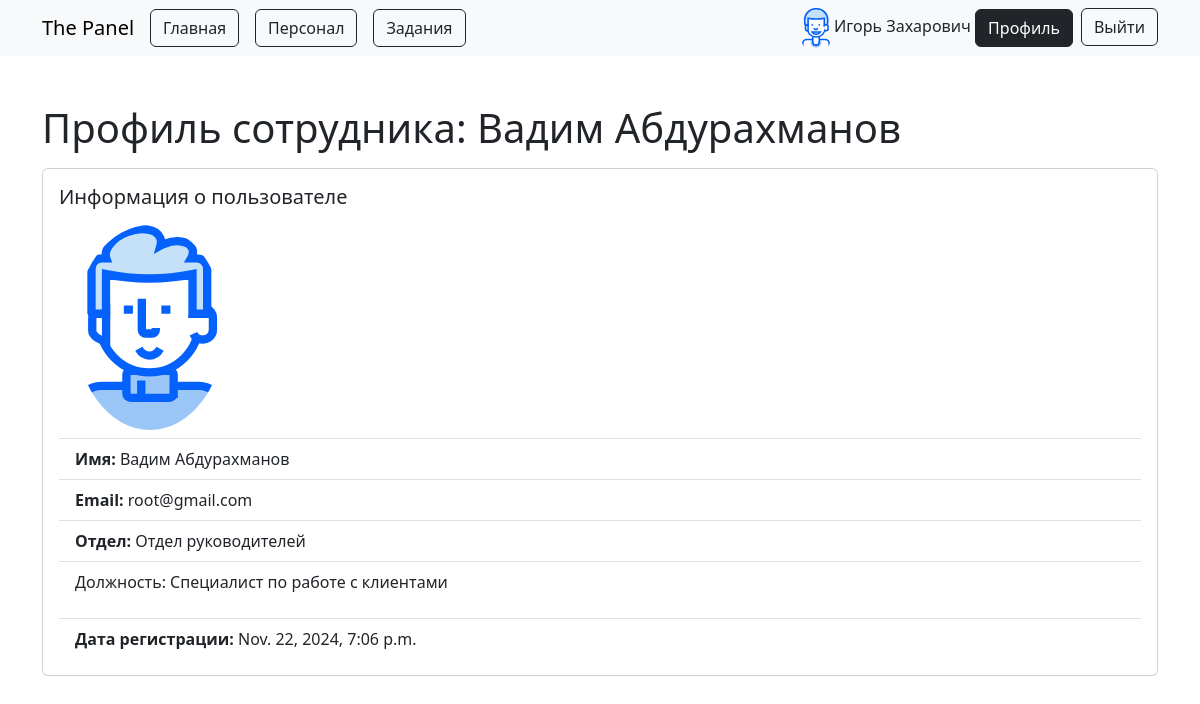
The app's page /profile/1/ (signed in) with its own data.
### users/models.py (models this page shows)
class User(AbstractUser):
    GENDER_CHOICES = (
        ('Мужчина', 'Мужчина'),
        ('Женщина', 'Женщина'),
    )
    SHIFT_CHOICES = (
        ('Дневная смена', 'Дневная смена'),
        ('Вечерняя смена', 'Вечерняя смена'),
        ('Ночная смена', 'Ночная смена'),
        ('Сменный график', 'Сменный график'),
        ('Скользящий график', 'Скользящий график'),
        ('Половинная смена', 'Половинная смена'),
        ('Гибкий график', 'Гибкий график'),
        ('Ротационная смена', 'Ротационная смена'),
    )
    POSITION_CHOICES = (
        ('Руководитель отдела корпоративных финансов', 'Руководитель отдела корпоративных финансов'),
        ('Менеджер по слияниям и поглощениям', 'Менеджер по слияниям и поглощениям'),
        ('Финансовый аналитик', 'Финансовый аналитик'),
        ('Специалист по оценке бизнеса', 'Специалист по оценке бизнеса'),
        ('Специалист по структурированию сделок', 'Специалист по структурированию сделок'),
        ('Специалист по финансовому моделированию', 'Специалист по финансовому моделированию'),
        ('Руководитель отдела инвестиционного банкинга', 'Руководитель отдела инвестиционного банкинга'),
        ('Аналитик по инвестиционному банкингу', 'Аналитик по инвестиционному банкингу'),
        ('Менеджер по работе с клиентами', 'Менеджер по работе с клиентами'),
        ('Специалист по рынку капитала', 'Специалист по рынку капитала'),
        ('Специалист по IPO', 'Специалист по IPO'),
        ('Специалист по структурированным финансовым продуктам', 'Специалист по структурированным финансовым продуктам'),
        ('Руководитель отдела управления активами', 'Руководитель отдела управления активами'),
        ('Портфельный менеджер', 'Портфельный менеджер'),
        ('Аналитик по инвестициям', 'Аналитик по инвестициям'),
        ('Специалист по риск-менеджменту', 'Специалист по риск-менеджменту'),
        ('Специалист по финансовому планированию', 'Специалист по финансовому планированию'),
        ('Специалист по работе с клиентами', 'Специалист по работе с клиентами'),
        ('Руководитель отдела частного банкинга', 'Руководитель отдела частного банкинга'),
        ('Частный банкир', 'Частный банкир'),
        ('Специалист по финансовому планированию', 'Специалист по финансовому планированию'),
        ('Специалист по инвестициям', 'Специалист по инвестициям'),
        ('Специалист по кредитованию', 'Специалист по кредитованию'),
        ('Менеджер по работе с клиентами', 'Менеджер по работе с клиентами'),
        ('Руководитель отдела риск-менеджмента', 'Руководитель отдела риск-менеджмента'),
        ('Менеджер по управлению рисками', 'Менеджер по управлению рисками'),
        ('Специалист по кредитному риску', 'Специалист по кредитному риску'),
        ('Специалист по рыночному риску', 'Специалист по рыночному риску'),
        ('Специалист по операционному риску', 'Специалист по операционному риску'),
        ('Специалист по моделированию рисков', 'Специалист по моделированию рисков'),
        ('Руководитель отдела финансового контроля', 'Руководитель отдела финансового контроля'),
        ('Финансовый контролер', 'Финансовый контролер'),
        ('Бухгалтер', 'Бухгалтер'),
        ('Аналитик финансовой отчетности', 'Аналитик финансовой отчетности'),
        ('Специалист по налогам', 'Специалист по налогам'),
        ('Специалист по внутреннему аудиту', 'Специалист по внутреннему аудиту'),
        ('Руководитель отдела информационных технологий', 'Руководитель отдела информационных технологий'),
        ('Менеджер по информационным технологиям', 'Менеджер по информационным технологиям'),
        ('Разработчик программного обеспечения', 'Разработчик программного обеспечения'),
        ('Системный аналитик', 'Системный аналитик'),
        ('Специалист по информационной безопасности', 'Специалист по информационной безопасности'),
        ('Администратор баз данных', 'Администратор баз данных'),
        ('Руководитель отдела кадров', 'Руководитель отдела кадров'),
        ('Менеджер по персоналу', 'Менеджер по персоналу'),
        ('Специалист по подбору персонала', 'Специалист по подбору персонала'),
        ('Специалист по обучению и развитию', 'Специалист по обучению и развитию'),
        ('Специалист по компенсациям и льготам', 'Специалист по компенсациям и льготам'),
        ('Специалист по трудовым отношениям', 'Специалист по трудовым отношениям'),
        ('Руководитель отдела маркетинга и коммуникаций', 'Руководитель отдела маркетинга и коммуникаций'),
        ('Менеджер по маркетингу', 'Менеджер по маркетингу'),
        ('Специалист по брендингу', 'Специалист по брендингу'),
        ('Специалист по цифровому маркетингу', 'Специалист по цифровому маркетингу'),
        ('Специалист по PR', 'Специалист по PR'),
        ('Специалист по контенту', 'Специалист по контенту'),
        ('Руководитель отдела клиентского обслуживания', 'Руководитель отдела клиентского обслуживания'),
        ('Менеджер по работе с клиентами', 'Менеджер по работе с клиентами'),
        ('Специалист по клиентскому обслуживанию', 'Специалист по клиентскому обслуживанию'),
        ('Специалист по обработке заявок', 'Специалист по обработке заявок'),
        ('Специалист по технической поддержке', 'Специалист по технической поддержке'),
        ('Специалист по работе с жалобами', 'Специалист по работе с жалобами'),
    )
    gender = models.CharField(max_length=20, choices=GENDER_CHOICES, verbose_name="Пол", null=True)
    department = models.ForeignKey(Department, on_delete=models.SET_NULL, null=True, blank=True, verbose_name="Отдел")
    position = models.CharField(max_length=100, choices=POSITION_CHOICES, verbose_name="Должность", null=True)
    shift = models.CharField(max_length=100, choices=SHIFT_CHOICES, verbose_name="Смена", null=True)
    avatar = models.ImageField(upload_to='avatars/', null=True, blank=True, verbose_name="Аватар", default=get_default_avatar)

class Department(models.Model):
    name = models.CharField(max_length=100, unique=True, verbose_name="Название отдела")

### users/views.py (the view)
# urls.py: path('profile/<int:user_id>/', views.profile, name='profile'),
def profile(request, user_id):
    from django.shortcuts import get_object_or_404
    profile_user = get_object_or_404(User, id=user_id)
    return render(request, 'profile/profile.html', {'profile_user': profile_user})

### templates/profile/profile.html (shortened to what this page needs)
{% extends 'base.html' %}
{% block content %}
    {% load static %}
    <div class="container mt-5">
        <h1>Профиль сотрудника: {{ profile_user.first_name }} {{ profile_user.last_name }}</h1>
        <div class="card mt-3">
            <div class="card-body">
                <h5 class="card-title">Информация о пользователе</h5>
                <ul class="list-group list-group-flush">
                    <li class="list-group-item">
                        <img src="{{ profile_user.avatar.url }}" class="rounded-circle me-3" width="150" alt="Аватар">
                    </li>
                    <li class="list-group-item">
                        <strong>Имя:</strong> {{ profile_user.first_name }} {{ profile_user.last_name }}
                    </li>
                    <li class="list-group-item">
                        <strong>Email:</strong> {{ profile_user.email }}
                    </li>
                    <li class="list-group-item">
                        <strong>Отдел:</strong> {{ profile_user.department.name }}
                    </li>
                    <li class="list-group-item">
                        <p>Должность: {{ profile_user.position }}</p>
                    </li>
                    <li class="list-group-item">
                        <strong>Дата регистрации:</strong> {{ profile_user.date_joined }}
                    </li>
                </ul>
            </div>
        </div>
    </div>
{% endblock %}

### templates/base.html (shortened to what this page needs)
<!DOCTYPE html>
<html lang="en">
<head>
    <link href="https://cdn.jsdelivr.net/npm/bootstrap@5.3.0/dist/css/bootstrap.min.css" rel="stylesheet">
</head>
<body>
    <nav class="navbar navbar-expand-lg navbar-light bg-light">
        <div class="container">
            <a class="navbar-brand" href="{% url 'home' %}">The Panel</a>
            <div class="collapse navbar-collapse" id="navbarNav">
                <ul class="navbar-nav me-auto mb-2 mb-lg-0">
                    <li class="nav-item pe-3">
                        <a
                            href="{% url 'home' %}"
                            class="btn btn-outline-dark{% if request.path == '/' %} active{% endif %}">
                            Главная
                        </a>
                    </li>
                    <li class="nav-item pe-3">
                        <a
                            href="{% url 'staff' %}"
                            class="btn btn-outline-dark{% if request.resolver_match.url_name == 'staff' %} active{% endif %}">
                            Персонал
                        </a>
                    </li>
                    <li class="nav-item pe-3">
                        <a
                            href="{% url 'tasks' %}"
                            class="btn btn-outline-dark{% if request.resolver_match.url_name == 'tasks' %} active{% endif %}">
                            Задания
                        </a>
                    </li>
                </ul>
                <ul class="navbar-nav">
                    {% if request.user.is_authenticated %}
                        <li class="nav-item pe-2">
                            <img src="{{ request.user.avatar.url }}" class="rounded" width="28"> {{ request.user.first_name }} {{ request.user.last_name }}
                            <button
                                type="button"
                                class="btn btn-outline-dark{% if request.resolver_match.url_name == 'profile' and request.user.id == user.id %} active{% endif %}"
                                onclick="window.location.href='{% url 'profile' request.user.id %}'">
                                Профиль
                            </button>
                        </li>
                        <li class="nav-item">
                            <form action="{% url 'logout' %}" method="post">
                                <button type="submit" class="btn btn-outline-dark">
                                    Выйти
                                </button>
                            </form>
                        </li>
                    {% endif %}
                </ul>
            </div>
        </div>
    </nav>
{% block content %}
{% endblock %}
</body>
</html>

### records on screen
User: user.avatar (picture), user.first_name "Игорь", user.last_name "Захарович"
User: first_name "Вадим", last_name "Абдурахманов", avatar (picture), email "root@gmail.com", department.name "Отдел руководителей", position "Специалист по работе с клиентами", date_joined "Nov. 22, 2024, 7:06 p.m."
